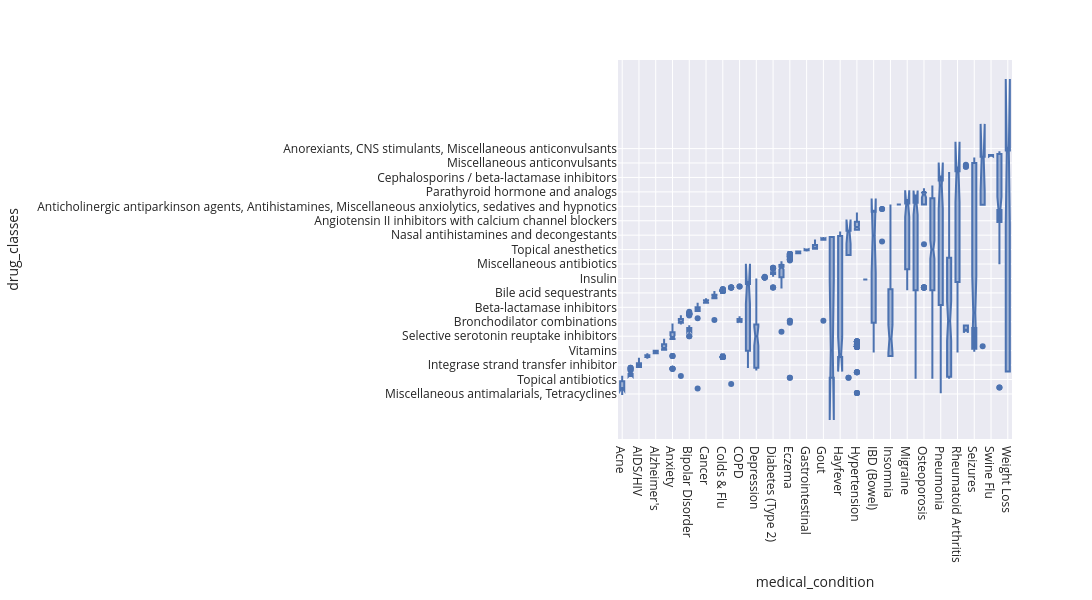

The code cell stored with this chart in its notebook:
### Markdown cell above
Comparing drug_classes and medical_condition

### Code cell
ex.box(x = 'medical_condition', y = 'drug_classes',data_frame = data, template='seaborn', notched=True, width=1200, height=600)

### Figure 1 — Plotly figure (JSON) as saved in the notebook; plotly's stock layout.template omitted (floating-point values rounded to 4 significant figures; data arrays with more than 128 entries replaced by an {"elided": "..."} marker saying what was removed)
{"data": [{"alignmentgroup": "True", "hovertemplate": "medical_condition=%{x}<br>drug_classes=%{y}<extra></extra>", "legendgroup": "", "marker": {"color": "rgb(76,114,176)"}, "name": "", "notched": true, "offsetgroup": "", "orientation": "v", "showlegend": false, "type": "box", "x": {"elided": "2931 str values"}, "x0": " ", "xaxis": "x", "y": {"elided": "2931 str values"}, "y0": " ", "yaxis": "y"}], "layout": {"boxmode": "group", "height": 600, "legend": {"tracegroupgap": 0}, "margin": {"t": 60}, "width": 1200, "xaxis": {"anchor": "y", "domain": [0, 1], "title": {"text": "medical_condition"}}, "yaxis": {"anchor": "x", "domain": [0, 1], "title": {"text": "drug_classes"}}}}
